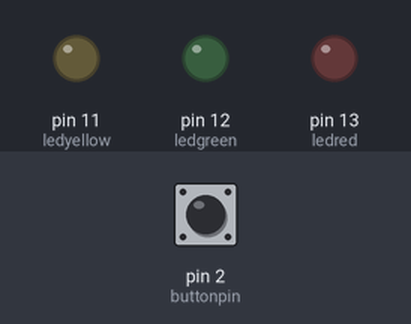
Bench run of a sketch on a simulated Arduino Uno, built with avr-gcc and run on an emulated ATmega328P. On the bench: output pins drawn as LEDs (lit = HIGH). The inputs (shaded band) are chosen by the test bench; at power-on: pin 2 (buttonpin) LOW.

Above: at 1.2 s.
1.3 s: pin 2 (buttonpin) pulled HIGH for 0.15 s
At 2.0 s:
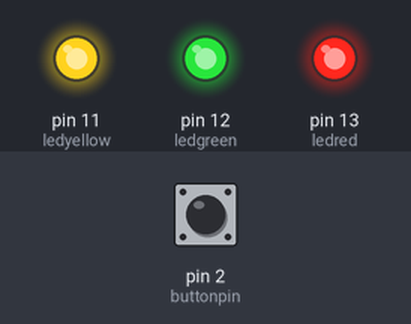
2.9 s: pin 2 (buttonpin) pulled HIGH for 1 s
At 3.2 s:
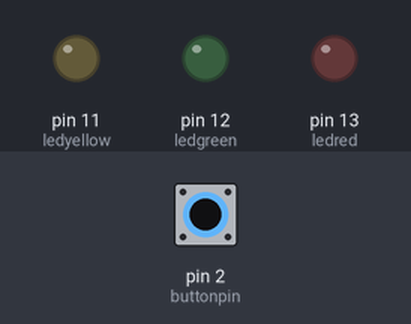
5.4 s: pin 2 (buttonpin) pulled HIGH for 3.2 s
At 6.4 s:
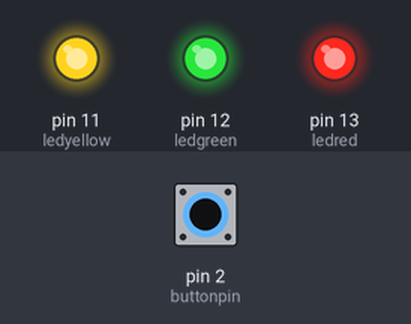
Timing chart, 0 to 8.4 s (numbered marks = the images above; inputs shaded):
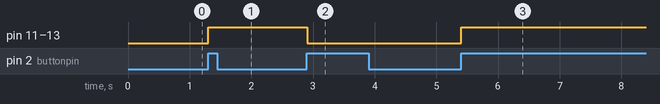

Measured:
- after the input at 1.3 s, pin 11 (ledyellow), pin 12 (ledgreen), pin 13 (ledred): LOW → HIGH at once
- after the input at 2.9 s, pin 11 (ledyellow), pin 12 (ledgreen), pin 13 (ledred): HIGH → LOW at once
- after the input at 5.4 s, pin 11 (ledyellow), pin 12 (ledgreen), pin 13 (ledred): LOW → HIGH at once

The sketch:

Project_1-Turning_lights_on_and_off.ino
```cpp
int ledyellow = 11;
int ledgreen = 12;
int ledred = 13;
int buttonpin = 2;
int buttonValue;
bool buttonON = false;
bool toggle = false;

void setup() {
  pinMode(ledyellow, OUTPUT);
  pinMode(ledgreen, OUTPUT);
  pinMode(ledred, OUTPUT);
  pinMode(buttonpin, INPUT);
}

void loop() {
  buttonValue = digitalRead(buttonpin);
    if (buttonValue == HIGH) {
      if (toggle  == false) {
        toggle = true;
        if (buttonON == true) {
          buttonON = false;
          digitalWrite(ledred, LOW);
          digitalWrite(ledgreen, LOW);
          digitalWrite(ledyellow, LOW);
        } else {
          buttonON = true;
          digitalWrite(ledred, HIGH);
          digitalWrite(ledgreen, HIGH);
          digitalWrite(ledyellow, HIGH);
        }
      }
    }
   if (buttonValue == LOW) {
    toggle = false;
   }

  delay(10);
}


//buttonON = true;
//digitalWrite(ledred, HIGH);
//digitalWrite(ledgreen, HIGH);
//digitalWrite(ledyellow, HIGH);
```
